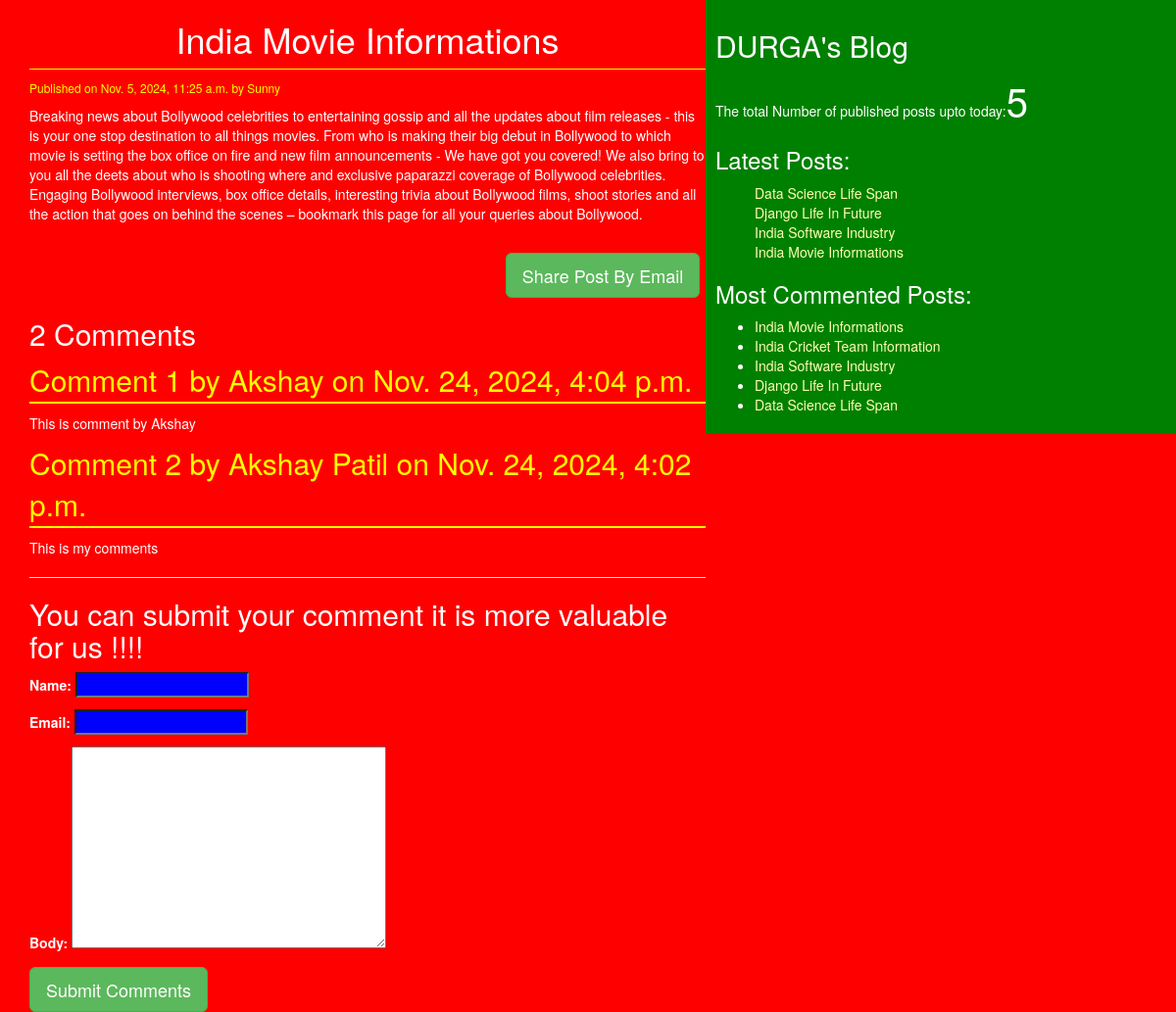
Page /2024/11/05/india-movie-informations/ on the committed database.
### blog/models.py (models this page shows, shortened)
class Post(models.Model):
    STATUS_CHOICES = (('draft','Draft'),('published','Published'))
    title = models.CharField(max_length=256)
    slug = models.SlugField(max_length=264,unique_for_date='publish')
    author = models.ForeignKey(User,related_name='blog_posts', on_delete=models.CASCADE)
    body = models.TextField()
    publish = models.DateTimeField(default=timezone.now)
    created = models.DateTimeField(auto_now_add=True)
    updated = models.DateTimeField(auto_now=True)
    status = models.CharField(max_length=10,choices=STATUS_CHOICES,default='draft')
    objects = CustomManager()
    tags = TaggableManager()
    class Meta:
        ordering = ('-publish',)
    def get_absolute_url(self):
        return reverse('post_detail',args=[self.publish.year,self.publish.strftime('%m'),self.publish.strftime('%d'),self.slug])

class Comment(models.Model):
    post = models.ForeignKey(Post,related_name='comments',on_delete=models.CASCADE)
    name=models.CharField(max_length=32)
    email = models.EmailField()
    body = models.TextField()
    created = models.DateTimeField(auto_now_add=True)
    updated = models.DateTimeField(auto_now=True)
    active = models.BooleanField(default=True)
    class Meta:
        ordering=('-created',)

### blog/views.py (the view)
# urls.py: re_path(r'^(?P<year>\d{4})/(?P<month>\d{2})/(?P<day>\d{2})/(?P<post>[-\w]+)/$', views.post_details_view, name='post_detail'),
def post_details_view(request,year,month,day,post):
    post = get_object_or_404(Post,slug=post,
            status='published',
            publish__year=year,
            publish__month=month,
            publish__day=day)
    comments = post.comments.filter(active=True) #all comments get
    csubmit = False
    if request.method=='POST':
        form = CommentForm(request.POST)
        if form.is_valid():
            new_comment = form.save(commit=False)
            new_comment.post = post #here we are doing comment associated with current post
            new_comment.save()
            csubmit=True
    else:
        form = CommentForm()
    return render(request,'blog/post_detail.html',{'post':post,'form':form,'csumbit':csubmit,'comments':comments})

### blog/forms.py
class CommentForm(forms.ModelForm):
    class Meta:
        model = Comment
        fields = ('name','email','body')

### blog/models.py (called while the page is built)
    def get_queryset(self):
        return super().get_queryset().filter(status='published')

### blog/templatetags/blog_tags.py (called while the page is built)
@register.simple_tag(name='my_tag')
def total_posts():
    return Post.objects.count()

@register.inclusion_tag('blog/latest_posts123.html')
def show_latest_posts(count=10):
    latest_posts=Post.objects.order_by('-publish')[:count]
    return {'latest_posts':latest_posts}

@register.simple_tag
def get_most_commented_posts(count=5):
    return Post.objects.annotate(total_comments=Count('comments')).order_by('-total_comments')[:count]

### templates/blog/post_detail.html (shortened to what this page needs)
{% extends 'blog/base.html' %}
{% block content %}
<h1>{{post.title}}</h1>
<p id='date'>Published on {{post.publish}} by {{post.author|title}}</p>
{{post.body|linebreaks}}<br>
<div class="container" align='center'>
  <a href="/{{post.id}}/share" class='btn btn-lg btn-success'>Share Post By Email</a>
</div>
{% with comments.count as comments_count %}
<h2>{{comments_count}} Comment{{comments_count|pluralize}}</h2>
{% endwith %}
{%if comments %}
    {%for comment in comments %}
      <p id='ch'>Comment {{forloop.counter}} by {{comment.name}} on {{comment.created}}</p>
      <div class="cb">
        {{comment.body|linebreaks}}
      </div>
    {% endfor %}
    <hr>
    {% else %}
    <p>There are no Comments yet.....!!!</p>
{% endif %}
{%if csumbit %}
    <h2>Your Comment Addedd Successfully</h2>
{% else %}
    <h2>You can submit your comment it is more valuable for us !!!!</h2>
    <form  method="post">
      {{form.as_p}}
      <input type="submit" class='btn btn-success btn-lg' value="Submit Comments">
    </form>
{% endif %}
{% endblock %}

### templates/blog/base.html (shortened to what this page needs)
<!DOCTYPE html>
{% load static %}
{% load blog_tags %}
<html lang="en" dir="ltr">
  <head>
    <link rel="stylesheet" href="https://cdn.jsdelivr.net/npm/bootstrap@3.3.7/dist/css/bootstrap.min.css">
    <link rel="stylesheet" href="{% static 'css/blog.css' %}">
  </head>
  <body>
    <div class="content">
      {% block content %} {% endblock %}
    </div>
    <div class="sidebar">
      <h2>DURGA's Blog</h2>
      <p>The total Number of published posts upto today:<span id='pcount'>{% my_tag %}</span></p>
      <h3>Latest Posts:</h3>{% show_latest_posts 4%}
      <h3>Most Commented Posts:</h3>
      {% get_most_commented_posts as most_commented_posts %}
      <ul>
        {% for post in most_commented_posts %}
        <li><a href="{{post.get_absolute_url}}">{{post.title}}</a><br></li>
        {% endfor %}
      </ul>
    </div>
  </body>
</html>

### templates/blog/latest_posts123.html
<ul>
  {% for post in latest_posts %}
  <a href="{{post.get_absolute_url}}">{{post.title}}</a><br>
  {% endfor %}
</ul>

### static/css/blog.css (style rules this page uses)
.content { width:60%; float:left; padding:0 0 0 30px; background: red; height: 100%; }
.sidebar { width:40%; float:right; padding: 10px; background: green; height: 100%; }
h1 { text-align: center; border-bottom: 1px solid yellow; padding-bottom: 10px; }
body { color: white; background: red; }
#date { color:yellow; font-size: 12px; font: italic; }
a { color: #ffffb3; }
input { background: blue; color: white; }
#ch { color:yellow; font-size: 30px; font: italic; border-bottom: 2px solid yellow; }
#pcount { font-size: 40px; colot: yellow; fot-weight: bold; }

### rows in the picture
Post: title "India Movie Informations", publish "Nov. 5, 2024, 11:25 a.m.", author "Sunny", body "Breaking news about Bollywood celebrities to entertaining gossip and all the updates about film releases - this is your one stop destination to all things movies. From who is making their big debut in Bollywood to which movie is setting the box office on fire and new film announcements - We have got you covered! We also bring to you all the deets about who is shooting where and exclusive paparazzi coverage of Bollywood celebrities. Engaging Bollywood interviews, box office details, interesting trivia about Bollywood films, shoot stories and all the action that goes on behind the scenes – bookmark this page for all your queries about Bollywood."
Comment: name "Akshay", created "Nov. 24, 2024, 4:04 p.m.", body "This is comment by Akshay"
Comment: name "Akshay Patil", created "Nov. 24, 2024, 4:02 p.m.", body "This is my comments"
Post: title "Data Science Life Span"
Post: title "Django Life In Future"
Post: title "India Software Industry"
Post: title "India Cricket Team Information"

### other values in the picture
{{ comments_count }} "2"
